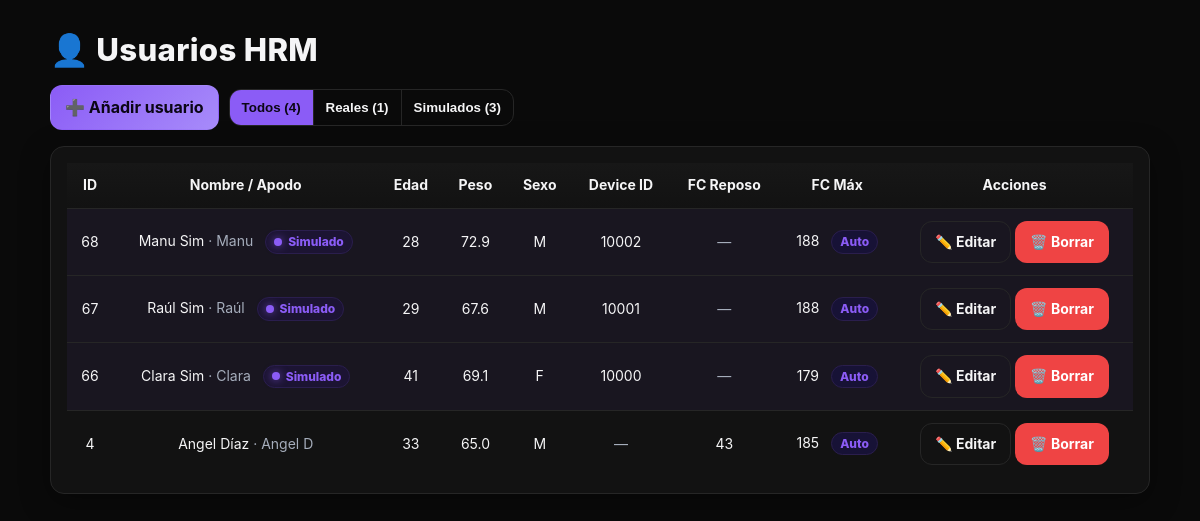
/users, run on an earlier commit of the app's database.
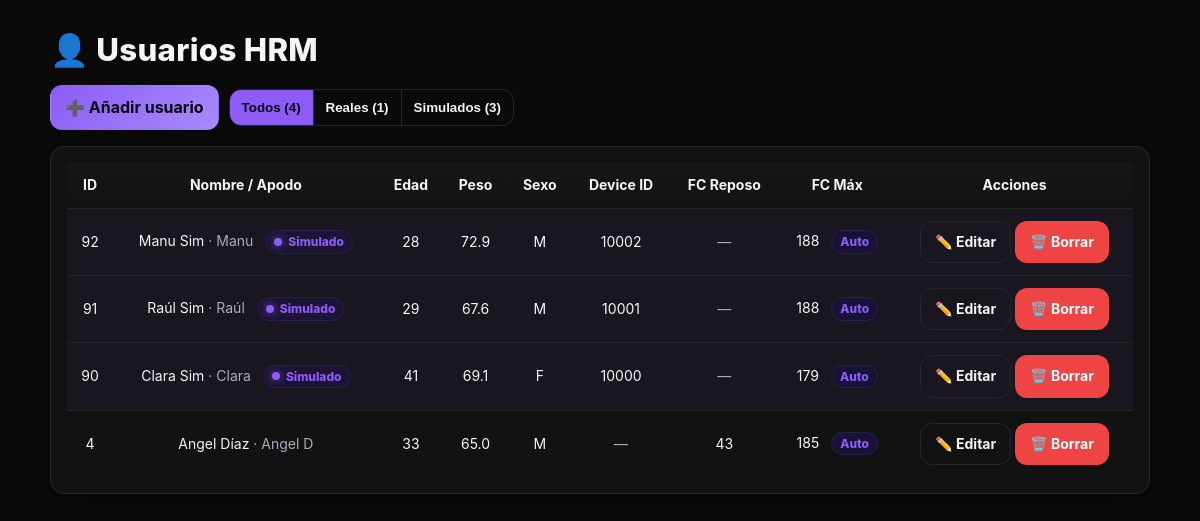
And on a later commit of the database.
### tables this page shows
CREATE TABLE users (
  id INTEGER PRIMARY KEY AUTOINCREMENT,
  nombre    TEXT NOT NULL,
  apellido  TEXT NOT NULL,
  apodo     TEXT NOT NULL,
  edad      INTEGER,            -- legacy (opcional)
  peso      REAL,
  device_id INTEGER UNIQUE,
  sexo      TEXT,               -- 'M' o 'F' (sin CHECK para no romper migraciones)
  hr_rest   INTEGER,            -- FC en reposo (opcional; puede ser NULL)
  hr_max    INTEGER,            -- FC máxima (opcional)
  is_sim    INTEGER DEFAULT 0,  -- 0=real, 1=simulado
  dob       TEXT,               -- YYYY-MM-DD (opcional)
  hr_max_auto INTEGER DEFAULT 1 -- 1=auto (Tanaka), 0=manual
);

### hr_server.py (the view)
@app.route("/users")
def users_list():
    users = db.list_users()
    return render_template("users.html", users=users)

### db.py (called while the page is built)
@contextmanager
def get_conn():
    DB_PATH.parent.mkdir(parents=True, exist_ok=True)
    conn = sqlite3.connect(DB_PATH)
    try:
        yield conn
    finally:
        conn.close()

def _ensure_schema():
    with get_conn() as conn:
        conn.execute(SCHEMA)
        cols = {r[1] for r in conn.execute("PRAGMA table_info(users)").fetchall()}
        if "sexo" not in cols:
            conn.execute("ALTER TABLE users ADD COLUMN sexo TEXT")
        if "hr_rest" not in cols:
            conn.execute("ALTER TABLE users ADD COLUMN hr_rest INTEGER")
        if "hr_max" not in cols:
            conn.execute("ALTER TABLE users ADD COLUMN hr_max INTEGER")
        if "is_sim" not in cols:
            conn.execute("ALTER TABLE users ADD COLUMN is_sim INTEGER DEFAULT 0")
        if "dob" not in cols:
            conn.execute("ALTER TABLE users ADD COLUMN dob TEXT")
        if "hr_max_auto" not in cols:
            conn.execute("ALTER TABLE users ADD COLUMN hr_max_auto INTEGER DEFAULT 1")
        conn.execute(IDX)
        conn.commit()

def list_users():
    _ensure_schema()
    with get_conn() as conn:
        cur = conn.cursor()
        cur.execute("""
            SELECT id, nombre, apellido, apodo, edad, peso, device_id, sexo,
                   hr_rest, hr_max, is_sim, dob, hr_max_auto
            FROM users
            ORDER BY id DESC
        """)
        rows = cur.fetchall()
        return [row_to_dict(r) for r in rows]

def row_to_dict(r):
    return {
        "id":          r[0],
        "nombre":      r[1],
        "apellido":    r[2],
        "apodo":       r[3],
        "edad":        r[4],
        "peso":        r[5],
        "device_id":   r[6],
        "sexo":        r[7],
        "hr_rest":     r[8],
        "hr_max":      r[9],
        "is_sim":      r[10],
        "dob":         r[11],
        "hr_max_auto": r[12],
    }

### hr_server.py (called while the page is built)
def age_from_dob(dob_str):
    if not dob_str:
        return None
    try:
        y, m, d = map(int, dob_str.split('-'))
        dob = date(y, m, d)
        today = date.today()
        age = today.year - dob.year - ((today.month, today.day) < (dob.month, dob.day))
        return max(0, age)
    except Exception:
        return None

def tanaka_from_age(age):
    try:
        e = int(age)
        if e > 0:
            return int(round(208 - 0.7 * e))
    except Exception:
        pass
    return None

def tanaka_from_dob(dob_str):
    a = age_from_dob(dob_str)
    return tanaka_from_age(a)

### templates/users.html (shortened to what this page needs)
<!doctype html>
<html lang="es">
<head>
  <link rel="stylesheet" href="/static/brand.css">
</head>
<body>
  <div class="wrap">
    <h1>👤 Usuarios HRM</h1>
    <div class="toolbar">
      <a class="btn btn-accent" href="{{ url_for('add_user') }}">➕ Añadir usuario</a>
      <div class="filters" role="group" aria-label="Filtro">
        <button type="button" class="active" data-filter="all" id="btn-all">Todos (0)</button>
        <button type="button" data-filter="real" id="btn-real">Reales (0)</button>
        <button type="button" data-filter="sim" id="btn-sim">Simulados (0)</button>
      </div>
    </div>
    <div class="panel card-pad table-wrap">
      <table id="tab">
        <thead>
          <tr>
            <th>ID</th>
            <th>Nombre / Apodo</th>
            <th>Edad</th>
            <th>Peso</th>
            <th>Sexo</th>
            <th>Device ID</th>
            <th>FC Reposo</th>
            <th>FC Máx</th>
            <th>Acciones</th>
          </tr>
        </thead>
        <tbody>
          {% for u in users %}
          {% set edad_disp = (u.dob|age_from_dob) or u.edad %}
          {% set hrmax_disp = u.hr_max if u.hr_max else ((u.dob|tanaka_dob) or (u.edad|tanaka)) %}
          <tr class="{{ 'sim' if u.is_sim else '' }}" data-is-sim="{{ 1 if u.is_sim else 0 }}">
            <td>{{ u.id }}</td>
            <td>
              {{ u.nombre }} {{ u.apellido }}
              {% if u.apodo %} <span class="muted">· {{ u.apodo }}</span>{% endif %}
              {% if u.is_sim %}
                <span class="badge" title="Usuario simulado">
                  <span class="dot"></span> Simulado
                </span>
              {% endif %}
            </td>
            <td class="{{ 'muted' if not edad_disp }}">{{ edad_disp or '—' }}</td>
            <td class="{{ 'muted' if not u.peso }}">{{ u.peso or '—' }}</td>
            <td class="{{ 'muted' if not u.sexo }}">{{ u.sexo or '—' }}</td>
            <td class="{{ 'muted' if not u.device_id }}">{{ u.device_id or '—' }}</td>
            <td class="{{ 'muted' if not u.hr_rest }}">{{ u.hr_rest or '—' }}</td>
            <td class="{{ 'muted' if not hrmax_disp }}">
              {{ hrmax_disp or '—' }}
              {% if hrmax_disp %}
                {% if u.hr_max_auto == 1 %}
                  <span class="badge badge-pill badge-inline badge-auto" title="Calculada automáticamente (Tanaka)">Auto</span>
                {% else %}
                  <span class="badge badge-pill badge-inline badge-manual" title="Valor manual (no se ajusta con la edad)">Manual</span>
                {% endif %}
              {% endif %}
            </td>
            <td>
              <a class="btn btn-ghost" href="{{ url_for('edit_user', user_id=u.id) }}">✏️ Editar</a>
              <a class="btn btn-danger" href="{{ url_for('delete_user', user_id=u.id) }}"
                 onclick="return confirm('¿Borrar usuario &quot;{{ u.apodo or u.nombre }}&quot;?')">🗑️ Borrar</a>
            </td>
          </tr>
          {% endfor %}
        </tbody>
      </table>
    </div>
  </div>
</body>
</html>

### static/brand.css (style rules this page uses)
:root { --bg:#0a0a0a; --card:#121212; --text:#f5f5f6; --muted:#a5adbb; --border:#262626; --accent:#8b5cf6; --accent-2:#a78bfa; --danger:#ef4444; --ok:#22c55e; --shadow-lg: 0 8px 30px rgba(0,0,0,.35); --radius: 14px; --ff-ui: "Inter", ui-sans-serif, system-ui, -apple-system, "Segoe UI", Roboto, Arial, "Noto Sans", sans-serif; --ff-head: "Space Grotesk", var(--ff-ui); --fs-h1: clamp(1.25rem, 2.6vw, 2rem); --fs-ui: 16px; --fs-small: 13px; --page-pad: clamp(14px, 3.2vw, 28px); --wrap-w: 1100px; }
* { box-sizing:border-box; }
html,body { height:100%; }
html { background:var(--bg); color:var(--text); }
body { margin:0; padding:var(--page-pad); font-family:var(--ff-ui); font-size:var(--fs-ui); line-height:1.45; }
.wrap { max-width:var(--wrap-w); margin:0 auto; }
h1 { margin:0 0 12px; font-family:var(--ff-head); font-weight:800; letter-spacing:.3px; font-size:var(--fs-h1); }
.toolbar { display:flex; gap:10px; flex-wrap:wrap; align-items:center; margin:10px 0 16px; }
.btn { appearance:none; border:1px solid var(--border); background:var(--card); color:var(--text); border-radius:12px; padding:10px 14px; font-weight:700; cursor:pointer; text-decoration:none; display:inline-flex; align-items:center; gap:8px; transition: border-color .2s ease, transform .06s ease; }
.btn-accent { background:linear-gradient(135deg,var(--accent),var(--accent-2)); color:#0b0615; border-color:transparent; }
.btn-ghost { background:transparent; }
.btn-danger { background:var(--danger); color:#fff; border-color:transparent; }
.filters { display:inline-flex; gap:0; border:1px solid var(--border); border-radius:12px; overflow:hidden; }
.filters button { border:none; background:transparent; color:var(--text); padding:10px 12px; font-weight:800; cursor:pointer; }
.filters button + button { border-left:1px solid var(--border); }
.filters button.active { background:var(--accent); color:#0b0615; }
.panel { background:var(--card); border:1px solid var(--border); border-radius:var(--radius); box-shadow: var(--shadow-lg); }
.table-wrap { overflow:auto; border-radius:var(--radius); }
table { width:100%; border-collapse:collapse; min-width:780px; }
th,td { padding:12px; text-align:center; border-bottom:1px solid var(--border); font-size:14px; }
thead th { background:linear-gradient(180deg, #171717, #121212); font-family:var(--ff-head); }
tbody tr:last-child td { border-bottom:none; }
tr.sim { background: rgba(139,92,246,0.06); }
.muted { color:var(--muted); }
.badge { display:inline-flex; align-items:center; gap:6px; padding:2px 8px; border-radius:999px; font-size:12px; font-weight:800; background:#1c1433; color:var(--accent); border:1px solid #2a1e4d; margin-left:8px; }
.badge-auto { background:#171236; border-color:#2a1e4d; color:var(--accent); }
.badge-pill { padding:2px 8px; border-radius:999px; font-size:12px; font-weight:800; }
.badge-inline { margin-left:8px; }
.badge .dot { width:8px; height:8px; border-radius:50%; background:var(--accent); box-shadow: 0 0 8px rgba(139,92,246, .7); }
.card-pad { padding:16px; }

What changed in the data, as far as the page shows it:
removed users: id "68", nombre "Manu", apellido "Sim", apodo "Manu", is_sim 1 (drawn), edad "28", peso "72.9", sexo "M", device "10002", hr_rest "—", hr_max "188", hr_max_auto "Auto"
removed users: id "67", nombre "Raúl", apellido "Sim", apodo "Raúl", is_sim 1 (drawn), edad "29", peso "67.6", sexo "M", device "10001", hr_rest "—", hr_max "188", hr_max_auto "Auto"
removed users: id "66", nombre "Clara", apellido "Sim", apodo "Clara", is_sim 1 (drawn), edad "41", peso "69.1", sexo "F", device "10000", hr_rest "—", hr_max "179", hr_max_auto "Auto"
added users: id "92", nombre "Manu", apellido "Sim", apodo "Manu", is_sim 1 (drawn), edad "28", peso "72.9", sexo "M", device "10002", hr_rest "—", hr_max "188", hr_max_auto "Auto"
added users: id "91", nombre "Raúl", apellido "Sim", apodo "Raúl", is_sim 1 (drawn), edad "29", peso "67.6", sexo "M", device "10001", hr_rest "—", hr_max "188", hr_max_auto "Auto"
added users: id "90", nombre "Clara", apellido "Sim", apodo "Clara", is_sim 1 (drawn), edad "41", peso "69.1", sexo "F", device "10000", hr_rest "—", hr_max "179", hr_max_auto "Auto"
